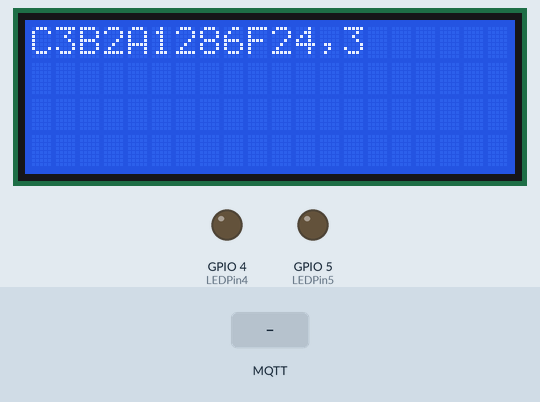
Bench run of a sketch on a simulated ESP32. Parts: 20×4 character LCD, output pins drawn as LEDs (lit = HIGH). Inputs (shaded band) come from the test bench. WiFi joins after 1.5 s; servers stay silent unless stated; no MQTT or app messages arrive unless stated; what the sketch prints to the serial monitor is not drawn.

Above: at 2.9 s.
3.0 s: MQTT message "1" arrives on the first subscribed topic
At 3.7 s:
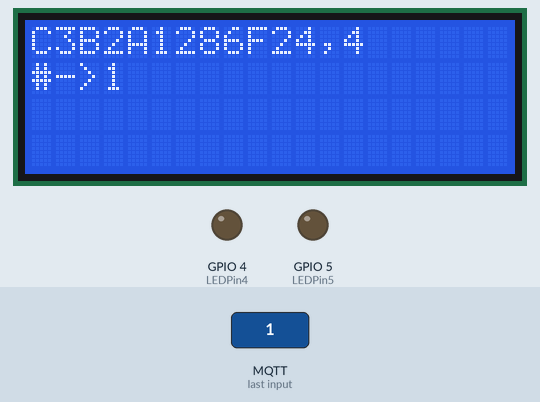
6.0 s: MQTT message "on" arrives on the first subscribed topic
At 6.4 s:
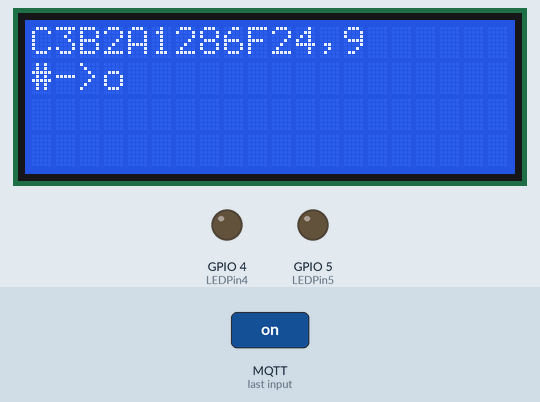

Measured:
- after the input at 3.0 s, the display: changes after 0.40 s (image 1)
- after the input at 6.0 s, the display: changes after 0.07 s (image 2)
- what the display in image 1 shows lasts 0.5 s, from 3.4 s to 3.9 s

The sketch:

D32_mqtt_LCD_ALL.ino
```cpp
#include <WiFi.h>
#include "PubSubClient.h"
#include <LiquidCrystal_I2C.h>

char ssid[]="A1CommAP";
char pass[]="topwifi7000";
byte server1[]={192, 168, 123, 105}; // MQTT Server IP
int status = WL_IDLE_STATUS;     // the Wifi radio's status
int port = 1883;
int count = 0;
int totalCount = 0;
int delaytime = 60;
int LEDPin4 = 4;
int LEDPin5 = 5;

char gMac[20];
char gIp[20];
char gTopicPub[256];
char gTopicSub[256];
String stIp = "000.000.000.000";

LiquidCrystal_I2C lcd(0x27, 20, 4);
WiFiClient client;

void msgReceived(char *topic, byte *payload, unsigned int uLen){
  char sMsg[uLen+1];
  char sTopicDevice[30];
  char sDevice[20][2];
  char* sDevices = strtok(topic,"/");
  int i;
  int k = 0;

  Serial.println("Queue into ....");
  Serial.print("topic:");
  Serial.println(topic);
  for(i=0;i<uLen;i++){
    sMsg[i]=payload[i];
  }
  sMsg[i]='\0';
  sprintf(sTopicDevice , "%-s/%s", "COMMAND", gMac);
  Serial.print("sTopicDevice:");
  Serial.println(sTopicDevice);

  while(sDevices!=NULL){
    strcpy(sDevice[k] , sDevices);
    sDevices = strtok(NULL,"/");
    k++;
  }

  Serial.print("sDevice:");
  Serial.println(sDevice[1]);
  Serial.print("sMsg:");
  Serial.println(sMsg);
  lcd.setCursor(0, 1);   // set the cursor to column 0, line 1
  lcd.print("                "); //Display a intro message
  lcd.setCursor(0, 1);   // set the cursor to column 0, line 1
  lcd.print(sDevice[1]); //Display a intro message
  lcd.print("->"); //Display a intro message
  lcd.print(sMsg[0]); //Display a ammonia in ppm
  if (strcmp("60CA47C40A24",sDevice[1])==0){
    Serial.println("In process1");
    if(sMsg[0]=='1'){
      digitalWrite(LEDPin4, HIGH);
    }else {
      digitalWrite(LEDPin4, LOW);
    }
  }
  if (strcmp("10812E286F24",sDevice[1])==0){
    Serial.println("In process2");
    if(sMsg[0]=='1'){
      digitalWrite(LEDPin5, HIGH);
    }else {
      digitalWrite(LEDPin5, LOW);
    }
  }
  if (strcmp("2462ABBA5A2C",sDevice[1])==0){
    Serial.println("In process3");
    if(sMsg[0]=='1'){
      digitalWrite(LEDPin5, HIGH);
    }else {
      digitalWrite(LEDPin5, LOW);
    }
  }
}

PubSubClient mqttClient(server1, port, msgReceived, client);

void printWifiStatus() {
  // print the SSID of the network you're attached to
  Serial.print("SSID: ");
  Serial.println(WiFi.SSID());

  // print your WiFi shield's IP address
  IPAddress ip = WiFi.localIP();
  Serial.print("IP Address: ");
  Serial.println(ip);
  stIp = toStringIp(ip);
  stIp.toCharArray(gIp, stIp.length()+1);

  byte mac[6]={0,0,0,0,0,0};
  WiFi.macAddress(mac);
  sprintf(gMac, "%02X%02X%02X%02X%02X%02X", mac[5], mac[4], mac[3], mac[2], mac[1], mac[0]);
  Serial.print("MAC address: ");
  Serial.println(gMac);
  Serial.println();

  sprintf(gTopicPub, "%-s", "common" );
  sprintf(gTopicSub, "%-s/#", "COMMAND");
  Serial.print("gTopicSub: ");
  Serial.println(gTopicSub);
}

String toStringIp(IPAddress ip) {
  // 32비트 ip 주소를 스트링으로 변환하는 함수
  String res = "";
  for (int i = 0; i < 3; i++) {
    res += String((ip >> (8 * i)) & 0xFF) + ".";
  }
  res += String(((ip >> 8 * 3)) & 0xFF);
  return res;
}

void checkWifiStatus() {
    // attempt to connect to WiFi network
    while ( WiFi.status() != WL_CONNECTED) {
      Serial.print("Attempting to connect to WPA SSID: ");
      Serial.println(ssid);
      // Connect to WPA/WPA2 network
      status = WiFi.begin(ssid, pass);
      delay(50);
    }
}

void mqttReconnect() {
  // Loop until we're reconnected
  while (!mqttClient.connected()) {
    Serial.println("Attempting MQTT connection...");
    // Attempt to connect
    if (mqttClient.connect("arduinoClient")) {
      Serial.println("connected");
      mqttClient.subscribe(gTopicSub);
    } else {
      Serial.print("failed, rc=");
      Serial.print(mqttClient.state());
      Serial.println(" try again in 1 seconds");
      // Wait 1 seconds before retrying
      delay(1000);
    }
    delay(50);
  }
}

void connectWiFi(){
  Serial.println("Connecting Wifi....");
  int i = 0;
  while (WiFi.status() != WL_CONNECTED){
    Serial.print("Attempting to connect to WPA SSID: ");
    Serial.println(ssid);
    WiFi.begin(ssid, pass);
    delay(500);
  }
  // Display a notification that the connection is successful.
  Serial.println("");
  Serial.println("Connected");
  printWifiStatus();
  //Serial.println(WiFi.localIP());
}

void setup() {
  pinMode(LEDPin4, OUTPUT);
  pinMode(LEDPin5, OUTPUT);
  Serial.begin(115200);
  delay(10);

  lcd.begin(); //We are using a 16*2 LCD display
  lcd.backlight();
  lcd.print("MQTT for Marina"); //Display a intro message
  lcd.setCursor(0, 1);   // set the cursor to column 0, line 1
  lcd.print("starting....."); //Display a intro message
  delay(100);
  lcd.clear(); //Then clean it

  Serial.println();
  Serial.print("Connecting to ~ ");
  Serial.println(ssid);
  connectWiFi();

 // Serial1.begin(9600, SERIAL_8N1, 17, 16);

  //MQTT Server 접속
  mqttClient.setServer(server1, 1883);
//  if(mqttClient.connect("Arduino")){
  if(mqttClient.connect(gMac)){
    Serial.println("MQTT Broker Connected!");
    mqttClient.subscribe(gTopicSub); //led 구독자를 등록(데이터를 읽어갈 구독자 등록)
  }
}

void loop() {
  // In each loop, make sure there is an Internet connection.
   if (WiFi.status() != WL_CONNECTED) {
     connectWiFi();
   }
  mqttClient.loop();

    char message[1024]="", pDistBuf[1024];
//    dtostrf(distance_sum / count , 5,2, pDistBuf);
    sprintf(message, "{\"larva\":\"%s,%s,%d\"}", gMac, gIp, totalCount);
    if( count == delaytime)  {
      mqttClient.publish(gTopicPub, message);
      count = 0;
      Serial.print("push.......");
      Serial.println(message);
    }
    count++;
  totalCount++;
  if ( totalCount < 0 ) totalCount = 0;

  lcd.setCursor(0, 0);   // set the cursor to column 0, line 1
  lcd.print("                "); //Display a ammonia in ppm
  lcd.setCursor(0, 0);   // set the cursor to column 0, line 1
  lcd.print(gMac); //Display a ammonia in ppm
  lcd.print(","); //Display a ammonia in ppm
  lcd.print(count); //Display a ammonia in ppm

  delay(500);
}
```
